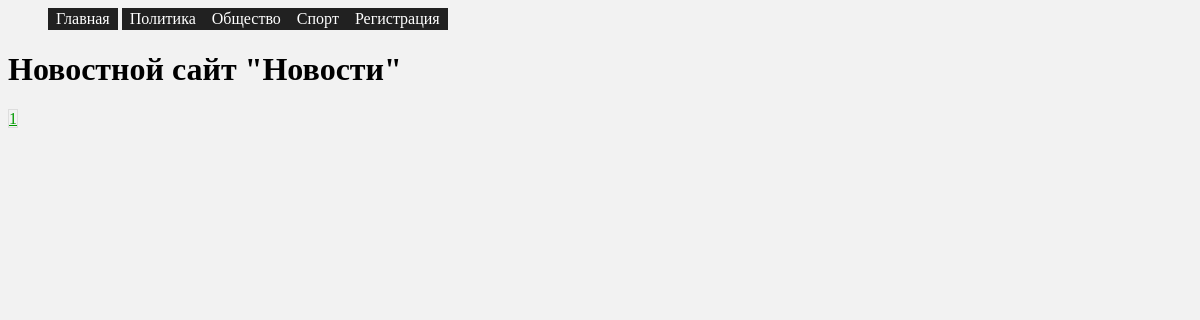
Before: /?page=2 with the older database file.
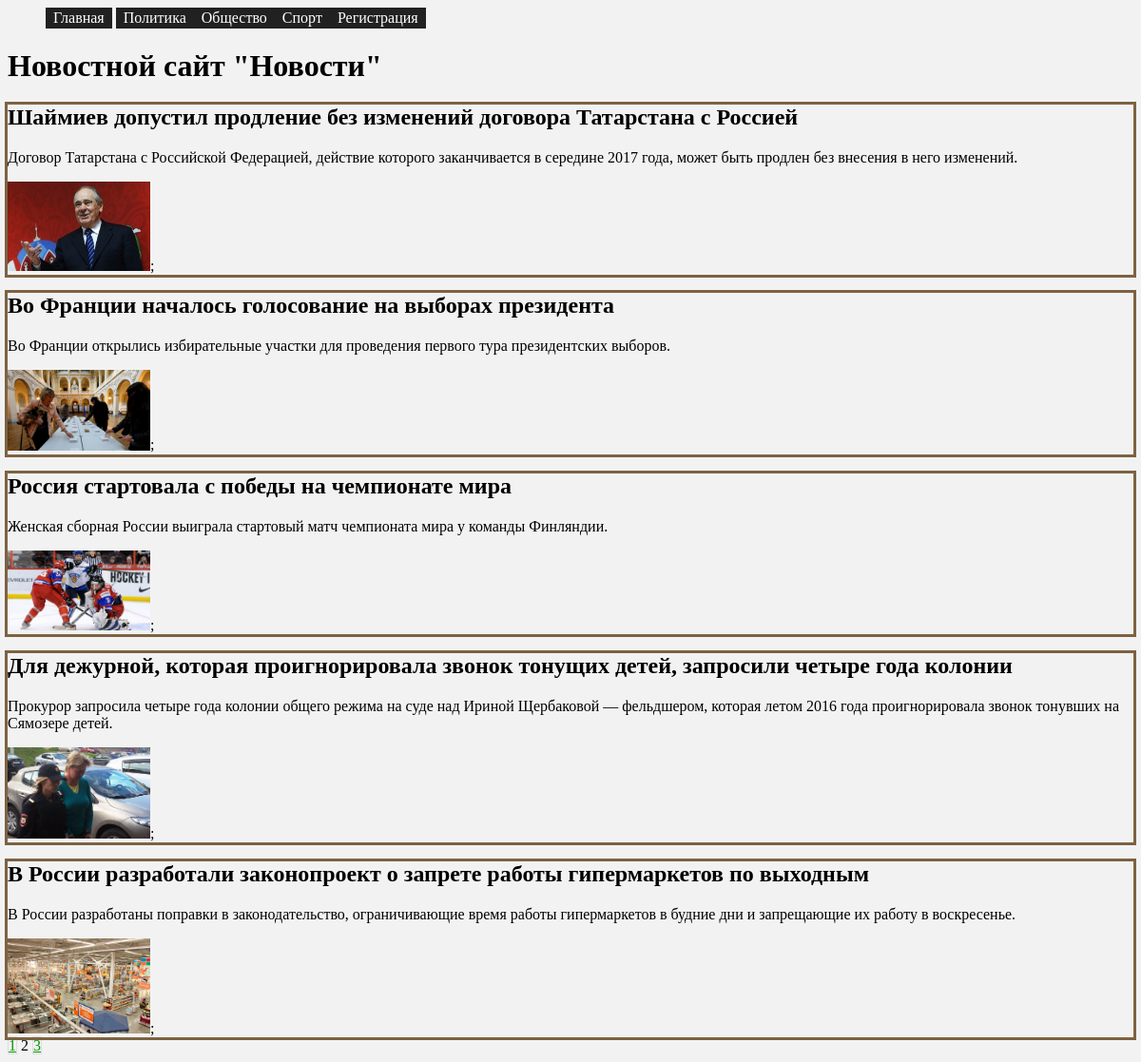
After: the same page with the newer database file.
### tables this page shows
CREATE TABLE `rubrics` (
  `RubricId` int(11) NOT NULL,
  `RubricName` text NOT NULL
);

CREATE TABLE `News` (
  `NewsId` int(11) NOT NULL,
  `NewsDate` date DEFAULT NULL,
  `NewsRubric` int(11) NOT NULL,
  `SeoH1` text,
  `SeoTitle` text,
  `SeoDescription` text,
  `PreviewPhoto` text,
  `NewsText` text,
  `NewsSource` text,
  `NewsAuthorId` int(11) DEFAULT NULL
);

### application/core/view.php (called while the page is built)
<?php
class View
{
	function generate($content_view, $template_view, $data = null, $data2 = null, $data3=null, $data4=null)
	{
		include 'application/views/'.$content_view;
	}
}

### application/controllers/controller_main.php (called while the page is built, shortened)
<?php
require_once ("/../models/model_menu.php");
require_once ("/../models/model_main.php");
class Controller_Main extends Controller
{
	function __construct()
	{
		$this->model = new MainPage();
		$this->view = new View();
		$this->menu = new Menu();
	}
	function action_index()
	{
		$data = $this->menu->getoRubrics();
		$this->view->generate('menu_view.php','template_view.php',$data);
		if ($_GET["page"] !== null){
			$page = $_GET["page"];
		}
		else {
			$page = 1;
		}
		$items = 5;
		$start = $page * $items - $items;
		$data3= $page;
		$count = $this->model->countModel();
		$totalpages = ceil($count/$items);
		$data4=$totalpages;
		$data = $this->model->getoNews($start,$items);
		$this->view->generate('main_view.php', 'template_view.php',$data, null,$data3,$data4);
	}
}

### application/core/route.php (called while the page is built, shortened)
<?php
class Route
{
	static function start()
	{
		$routes = explode('/', $_SERVER['REQUEST_URI']);
	try {
		$controller = new $controller_name;
			$controller->action_index($routes[2]);
	}
	catch (Exception $e){
		Route::ErrorPage404();
	}
	}
}

### application/bootstrap.php (called while the page is built, shortened)
<?php
require_once 'core/model.php';
require_once 'core/view.php';
require_once 'core/route.php';
Route::start();

### index.php (called while the page is built, shortened)
<?php
require_once 'application/bootstrap.php';

### application/models/model_menu.php (called while the page is built, shortened)
<?php
class Menu extends Model
{
	function getoRubrics()
	{
			$query = self::$oDbConnection->prepare("SELECT * FROM Rubrics");
			$query->execute();
			$res = $query->fetchAll(PDO::FETCH_CLASS, "Rubric");
			return $res;
	}
}

### application/models/model_rubric.php (called while the page is built, shortened)
<?php
require_once ("model_news.php");
class Rubric extends Model
{
	private $RubricId;
	private $RubricName;
	function getRubricId()
	{
		return $this->RubricId;
	}
	function getRubricName()
	{
		return $this->RubricName;
	}
}

### application/core/model.php (called while the page is built, shortened)
<?php
class Model
{
	public function __get($property)
	{
		$functionname = 'get'.$property;
			return $this->$functionname();
	}
}

### application/models/model_main.php (called while the page is built, shortened)
<?php
require_once('model_news.php');
require_once('model_menu.php');
class MainPage extends Model
{
	static $table = 'News';
	function getoNews($start = 0, $items = 1)
	{
			$query = self::$oDbConnection->prepare("SELECT * FROM News ORDER BY NewsId DESC LIMIT $start ,$items");
			$query->execute();
			$res = $query->fetchAll(PDO::FETCH_CLASS, "News");
			return $res;
	}
		static function countModel()
	{
		$Class = get_called_class();
		$table = $Class::$table;
		$query = self::$oDbConnection->prepare("SELECT count(*) AS Total FROM $table");
		$query->execute();
		$res = $query->fetch(PDO::FETCH_ASSOC);
		$total = $res['Total'];
		return $total;
	}
}

### application/classes/class.PaginationLinks.php (called while the page is built, shortened)
<?php
class PaginationLinks{
  public static function create(
      $page,
      $numberOfPages,
      $context    = 1,
      $linkFormat = '<a href="?page=%d">%d</a>',
      $pageFormat = '<span>%d</span>',
      $ellipsis   = '&hellip;'){
    $ranges = array(array(1, 1 + $context));
    self::mergeRanges($ranges, $page   - $context, $page + $context);
    self::mergeRanges($ranges, $numberOfPages - $context, $numberOfPages);
    $links = array();
    foreach ($ranges as $range){
      $links =
          array_merge(
              $links,
              self::createLinks($range, $page, $linkFormat, $pageFormat));
    }
    return implode(' ' , $links);
  }
  private static function mergeRanges(&$ranges, $start, $end){
    $endOfPreviousRange =& $ranges[count($ranges) - 1][1];
    if ($start <= $endOfPreviousRange + 1){
      $endOfPreviousRange = $end;
    }else{
      $ranges[] = array($start, $end);
    }
  }
  private static function createLinks($range, $page, $linkFormat, $pageFormat){
    $links = array();
    for ($index = $range[0]; $index <= $range[1]; $index ++){
      $links[] =
          sprintf(
              ($index == $page ? $pageFormat : $linkFormat),
              $index,
              $index);
    }
    return $links;
  }
}
?>

### application/models/model_news.php (called while the page is built, shortened)
<?php
require_once ("model_rubric.php");
class News extends Model
{
	private $NewsId;
	private $SeoH1;
	private $SeoDescription;
	private $PreviewPhoto;
	function getNewsId()
	{
   	 	return $this->NewsId;
	}
	function getSeoH1()
	{
    	return $this->SeoH1;
	}
	function getSeoDescription()
	{
		return $this->SeoDescription;
	}
	function getPreviewPhoto()
	{
		return $this->PreviewPhoto;
	}
}

### application/views/main_view.php (the view)
<?php
require_once("/../classes/class.PaginationLinks.php");
?>
<head>
<link rel="stylesheet" type="text/css" href="/css/style.css" />
</head>
<body>
<h1>Новостной сайт "Новости"</h1>
<?php
foreach ($data as $news) {
	echo "<div class='NewsItem'>";
	$link = '/news/'.$news->NewsId;
	echo "<h2><a href=$link>$news->SeoH1</a></h2>";
	echo "<p>$news->SeoDescription</p>";
	$imagelink="/images/".$news->PreviewPhoto;
	?>
	<img src="<?php echo $imagelink?>" alt="<?php echo $news->SeoH1?>"'>;
	<?php
	echo "</div>";
}
?>
<div class='pagination'>
<?php
echo PaginationLinks::create($data3,$data4);
?>
</div>
</body>

### application/views/menu_view.php (shortened to what this page needs)
<head>
<link rel="stylesheet" type="text/css" href="/css/style.css" />
</head>
<body>
<ul class='menu'>
<li><a href="/">Главная</a></li>
<?php foreach ($data as $element){
			$rubriclink = '/rubric/'.$element->RubricId;
			echo "<li><a href=$rubriclink>$element->RubricName</a></li>";
		}
?>
<li><a href="/register">Регистрация</a></li>
</ul>
</body>

### css/style.css (style rules this page uses)
.menu li { display: inline-block; padding: 2px 8px; background-color: #212121; color: #ffffff; }
.menu li a { text-decoration: none; color: #ffffff; }
.NewsItem { outline: 3px solid #7d6242; }
.NewsItem a { color:#000000; text-decoration: none; }
.pagination { color:#777777 display: inline-block; }
.pagination a { color:#009900; border: 1px solid #ddd; }
.newsitem img { width:150px; }

Changed rows visible on the page:
added news: SeoH1 "Шаймиев допустил продление без изменений договора Татарстана с Россией", SeoDescription "Договор Татарстана с Российской Федерацией, действие которого заканчивается в середине 2017 года, может быть продлен без внесения в него изменений.", PreviewPhoto (picture)
added news: SeoH1 "Во Франции началось голосование на выборах президента", SeoDescription "Во Франции открылись избирательные участки для проведения первого тура президентских выборов.", PreviewPhoto (picture)
now on this page (row edited): news: SeoH1 "Россия стартовала с победы на чемпионате мира", SeoDescription "Женская сборная России выиграла стартовый матч чемпионата мира у команды Финляндии.", PreviewPhoto (picture)
now on this page (row edited): news: SeoH1 "Для дежурной, которая проигнорировала звонок тонущих детей, запросили четыре года колонии", SeoDescription "Прокурор запросила четыре года колонии общего режима на суде над Ириной Щербаковой — фельдшером, которая летом 2016 года проигнорировала звонок тонувших на Сямозере детей.", PreviewPhoto (picture)
now on this page (row edited): news: SeoH1 "В России разработали законопроект о запрете работы гипермаркетов по выходным", SeoDescription "В России разработаны поправки в законодательство, ограничивающие время работы гипермаркетов в будние дни и запрещающие их работу в воскресенье.", PreviewPhoto (picture)
Other visible differences:
PaginationLinks::create($data3,$data4): "1" → "1 2 3"
